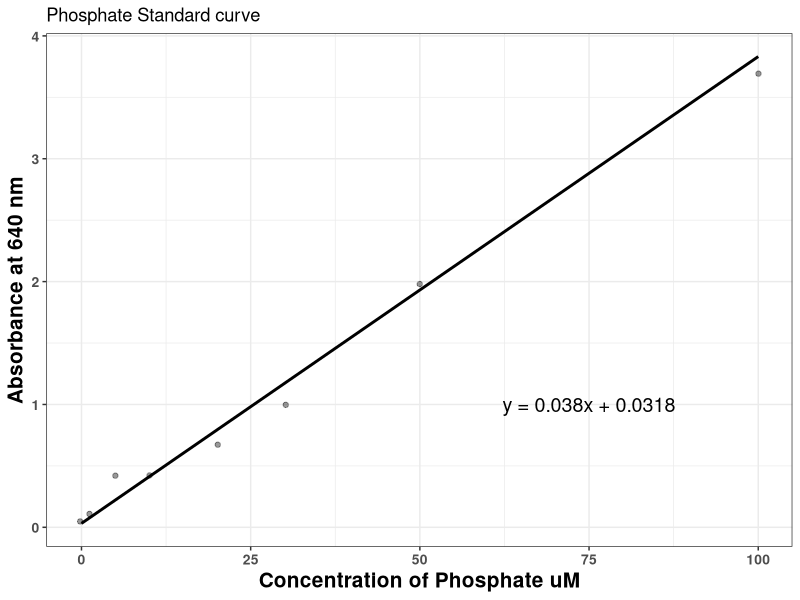

This figure's R source:
## ---- chunk 1
knitr::opts_chunk$set(echo = TRUE)
library(tidyverse)
library(cowplot)

## ---- chunk 2

std_tbl <- data_frame('Standard number' = seq(1,8, by = 1),
                      'Phosphate concentration (uM)' = c(0, 1, 5, 10, 20, 30, 50, 100),
                      'uL of Phosphate to add to 100 uL' = c("","","","","","","",""))

knitr::kable(std_tbl, align = c("c", "c", "r"))


## ---- chunk 3

std_df <- data_frame(conc = c(0, 1, 5, 10, 20, 30, 50, 100),
                     abs = c(0.0318, 0.0698, 0.2218, 0.4118, 0.7918, 1.1718, 1.9318, 3.8318))

ggplot(std_df, aes(x = conc, y = abs), color = "blue") +
  geom_jitter(alpha = 0.4, height = 0.2, width = 0.2) +
  geom_smooth(se = FALSE, color = "black") +
  theme_bw() +
  labs(x = "Concentration of Phosphate uM", y = "Absorbance at 640 nm", title = "Phosphate Standard curve") +
  annotate("text", x = 75, y = 1, label = "y = 0.038x + 0.0318", size = 5) +
  theme(axis.title = element_text(size = 15, face = "bold"), axis.text = element_text(size = 10, face = "bold"))


